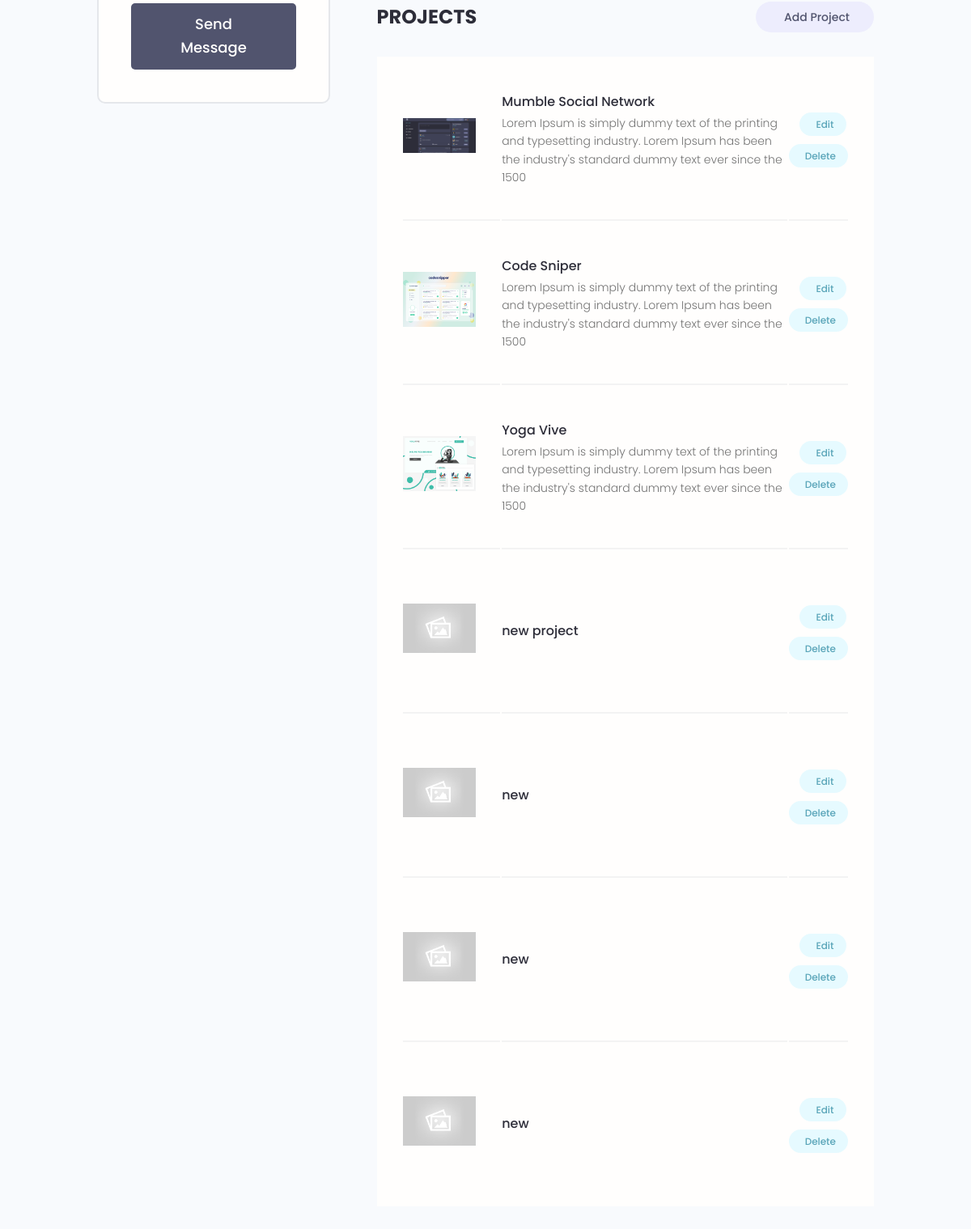
Page /account/ (signed in, lower part) on the earlier database version.
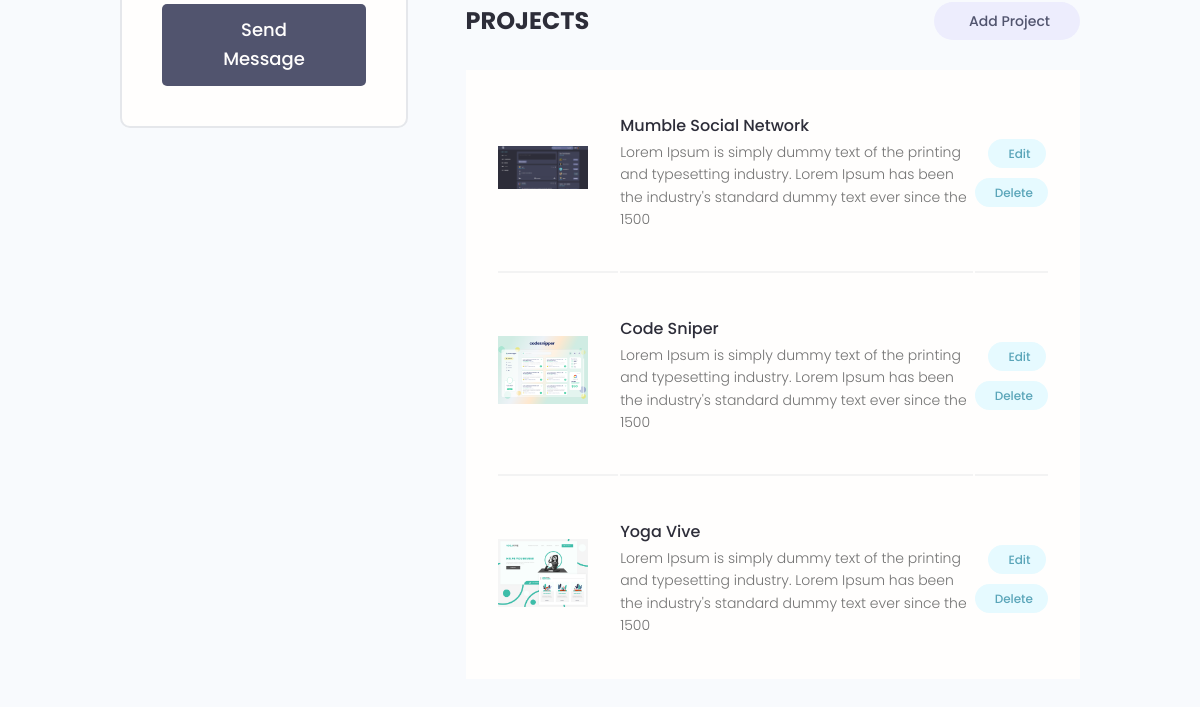
Same page on the later database version.
### projects/models.py (models this page shows, shortened)
class Project(models.Model):
    owner = models.ForeignKey(
        Profile, null=True, blank=True, on_delete=models.SET_NULL)
    title = models.CharField(max_length=200)
    description = models.TextField(null=True, blank=True)
    featured_image = models.ImageField(
        null=True, blank=True, default="default.jpg")
    demo_link = models.CharField(max_length=2000, null=True, blank=True)
    source_link = models.CharField(max_length=2000, null=True, blank=True)
    tags = models.ManyToManyField('Tag', blank=True)
    vote_total = models.IntegerField(default=0, null=True, blank=True)
    vote_ratio = models.IntegerField(default=0, null=True, blank=True)
    created = models.DateTimeField(auto_now_add=True)
    id = models.UUIDField(default=uuid.uuid4, unique=True,
                          primary_key=True, editable=False)
    class Meta:
        ordering = ['created']

### users/views.py (the view)
# urls.py: path('account/', views.userAccount, name="account"),
@login_required(login_url='login')
def userAccount(request):
    profile = request.user.profile
    skills = profile.skill_set.all()
    projects = profile.project_set.all()
    context = {'profile': profile, 'skills': skills, 'projects': projects}
    return render(request, 'users/account.html', context)

### users/templates/users/account.html (shortened to what this page needs)
{% extends 'main.html' %}
{% block content %}
  <main class="settingsPage profile my-md">
    <div class="container">
      <div class="layout">
        <div class="column column--1of3">
          <div class="card text-center">
            <div class="card__body dev">
              <a href="#" class="btn btn--sub btn--lg">Send Message </a>
            </div>
          </div>
        </div>
        <div class="column column--2of3">
          <div class="settings">
            <h3 class="settings__title">Projects</h3>
            <a class="tag tag--pill tag--sub settings__btn tag--lg" href="{% url 'create-project' %}"> Add Project</a>
          </div>
          <table class="settings__table">
            {% for project in projects %}
            <tr>
              <td class="settings__thumbnail">
                <a href="{% url 'project' project.id %}"><img src="{{project.featured_image.url}}" alt="Project Thumbnail" /></a>
              </td>
              <td class="settings__tableInfo">
                <a href="{% url 'project' project.id %}">{{project.title}}</a>
                <p>{{project.description|slice:"150"}}</p>
              </td>
              <td class="settings__tableActions">
                <a class="tag tag--pill tag--main settings__btn" href="{% url 'update-project' project.id %}"> Edit</a>
                <a class="tag tag--pill tag--main settings__btn" href="{% url 'delete-project' project.id %}?next=/account">
                  Delete</a>
              </td>
            </tr>
            {% endfor %}
          </table>
        </div>
      </div>
    </div>
  </main>
{% endblock content %}

Differences in the rows shown:
removed Project: featured_image (placeholder picture), title "new project"
removed Project: featured_image (placeholder picture), title "new"
removed Project: featured_image (placeholder picture), title "new"
removed Project: featured_image (placeholder picture), title "new"
